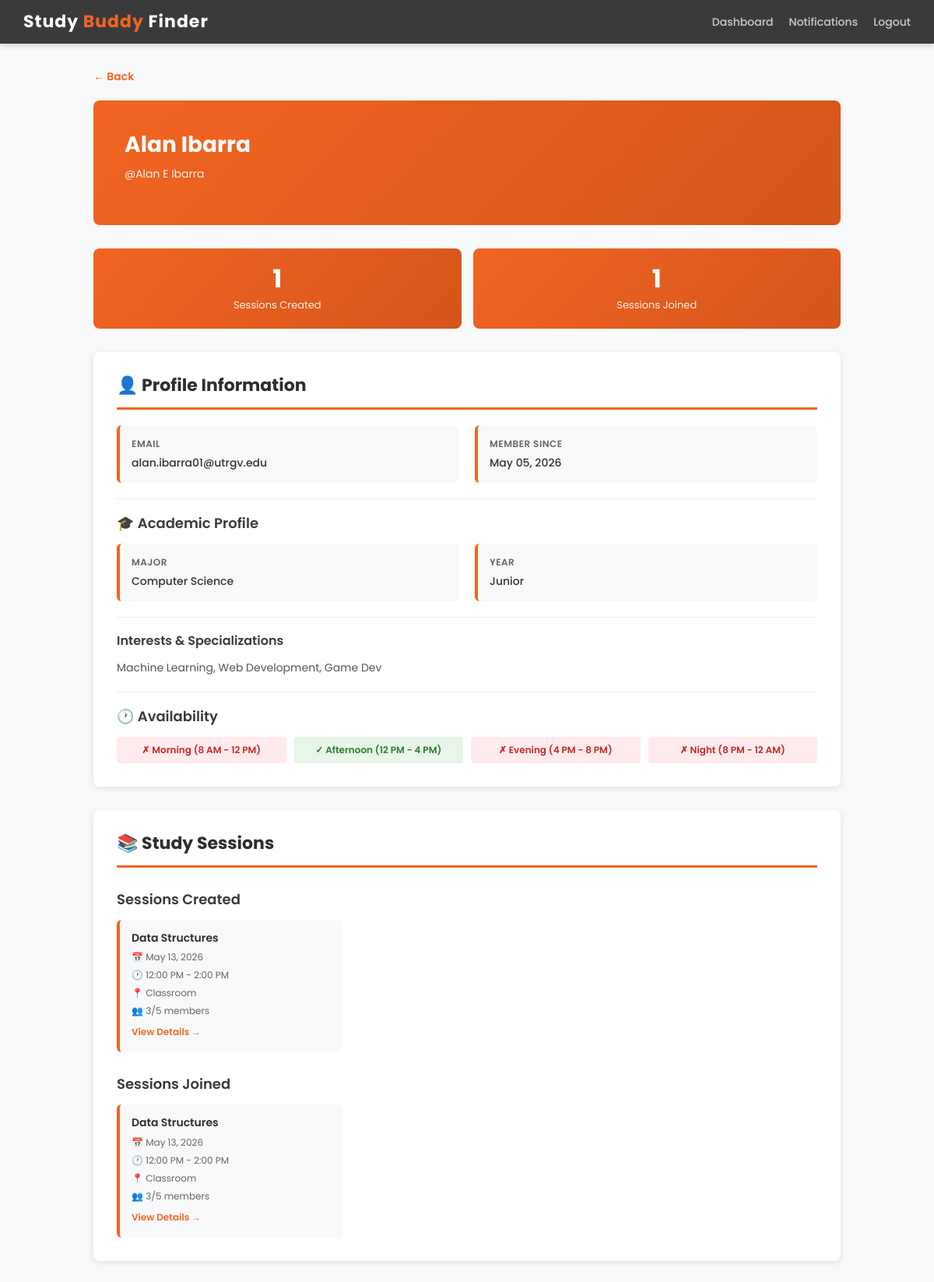
The app's page /user/4/ (signed in), older data.
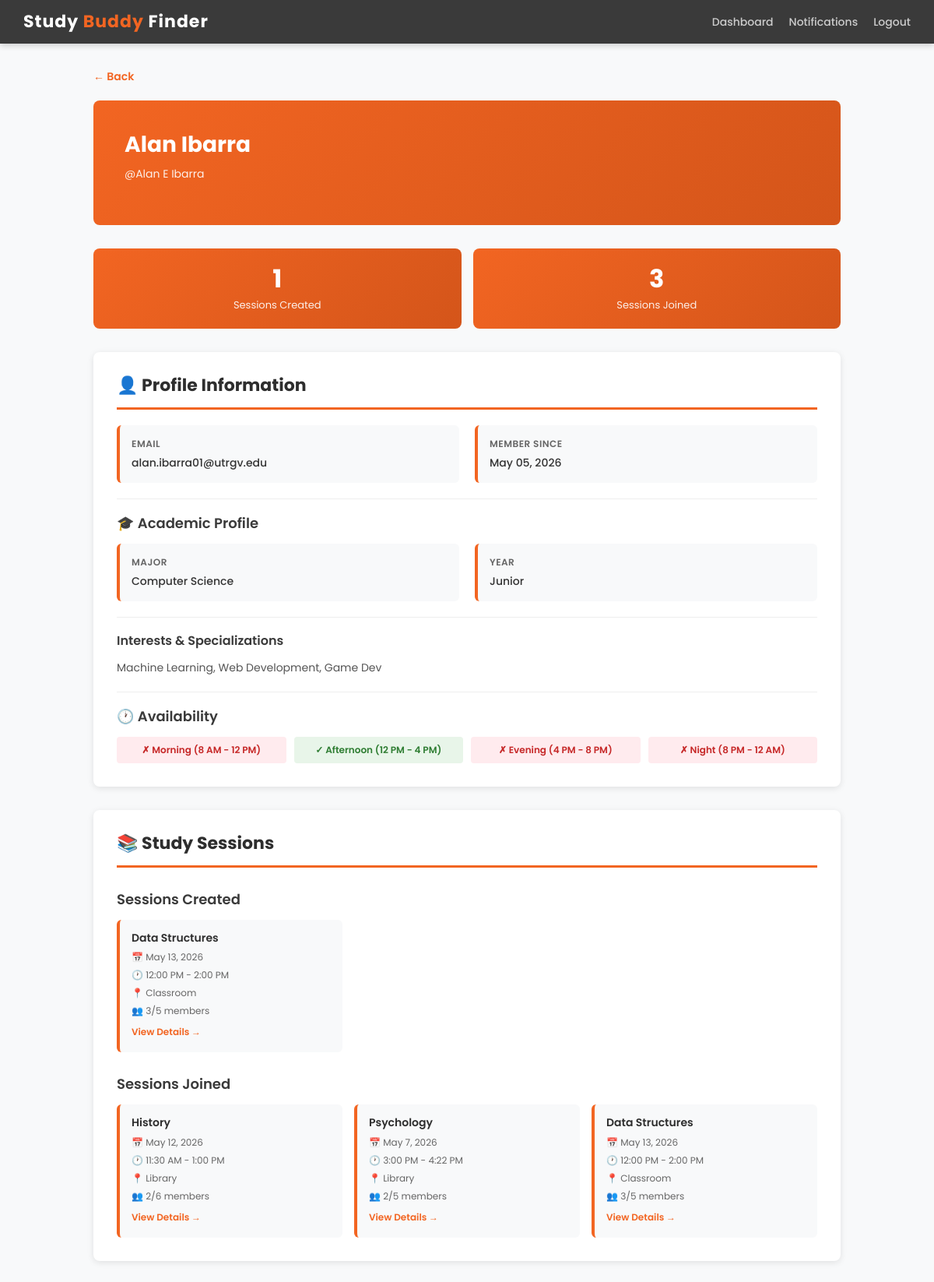
The same page, newer data.
### testApp/models.py (models this page shows, shortened)
class StudySession(models.Model):
    LOCATION_CHOICES = [
        ('Library', 'Library'),
        ('Student Center', 'Student Center'),
        ('Cafe', 'Cafe'),
        ('Dormitory', 'Dormitory'),
        ('Classroom', 'Classroom'),
        ('Online', 'Online'),
        ('Other', 'Other'),
    ]
    creator = models.ForeignKey(User, on_delete=models.CASCADE, related_name='created_sessions')
    course_name = models.CharField(max_length=200)
    course_code = models.CharField(max_length=50, blank=True, null=True)
    description = models.TextField()
    location = models.CharField(max_length=100, choices=LOCATION_CHOICES)
    other_location = models.CharField(max_length=200, blank=True, null=True, help_text="Specify if location is 'Other'")
    date = models.DateField()
    start_time = models.TimeField()
    end_time = models.TimeField()
    max_capacity = models.IntegerField(default=5, validators=[MinValueValidator(1), MaxValueValidator(100)])
    current_members = models.ManyToManyField(User, through='SessionMembership', related_name='joined_sessions')
    subject_tags = models.CharField(max_length=200, blank=True, null=True, help_text="Comma-separated tags")
    created_at = models.DateTimeField(auto_now_add=True)
    updated_at = models.DateTimeField(auto_now=True)
    is_active = models.BooleanField(default=True)
    class Meta:
        ordering = ['-created_at']
    def get_member_count(self):
        return self.current_members.count()

### testApp/views.py (the view)
# urls.py: path('user/<int:user_id>/', views.view_user_profile, name='view_user_profile'),
@login_required(login_url='login')
def view_user_profile(request, user_id):
    target_user = get_object_or_404(User, pk=user_id)
    try:
        user_profile = target_user.profile
    except UserProfile.DoesNotExist:
        user_profile = UserProfile.objects.create(user=target_user)
    created_sessions = target_user.created_sessions.filter(is_active=True)
    joined_sessions = target_user.joined_sessions.filter(is_active=True)
    context = {
        'profile_user': target_user,
        'user_profile': user_profile,
        'created_sessions': created_sessions,
        'joined_sessions': joined_sessions,
        'is_own_profile': target_user == request.user,
    }
    return render(request, 'view_user_profile.html', context)

### testApp/templates/view_user_profile.html (shortened to what the changed rows need)
<!DOCTYPE html>
<html>
<head>
    <link href="https://cdn.jsdelivr.net/npm/bootstrap@5.1.3/dist/css/bootstrap.min.css" rel="stylesheet">
</head>
<body>
    <div class="navbar">
        <h1>Study <span>Buddy</span> Finder</h1>
    </div>
    <div class="container-main">
        <div class="profile-header">
            <h1>{{ profile_user.get_full_name|default:profile_user.username }}</h1>
        </div>
        <div class="stats-grid">
            <div class="stat-card">
                <h3>{{ joined_sessions.count }}</h3>
                <p>Sessions Joined</p>
            </div>
        </div>
        <div class="profile-section">
            <h2 class="section-title">👤 Profile Information</h2>
        </div>
        {% if created_sessions or joined_sessions %}
            <div class="profile-section">
                <h2 class="section-title">📚 Study Sessions</h2>
                {% if created_sessions %}
                    <div class="sessions-preview">
                        {% if created_sessions %}
                            <div class="session-list">
                                {% for session in created_sessions %}
                                    <div class="session-item">
                                        <h4>{{ session.course_name }}</h4>
                                        <p><strong>📅</strong> {{ session.date }}</p>
                                        <p><strong>🕐</strong> {{ session.start_time|time:"g:i A" }} - {{ session.end_time|time:"g:i A" }}</p>
                                        <p><strong>📍</strong> {{ session.location }}</p>
                                        <p><strong>👥</strong> {{ session.get_member_count }}/{{ session.max_capacity }} members</p>
                                        <a href="{% url 'session_detail' session.pk %}" style="color: #F26522; font-weight: 600; text-decoration: none; font-size: 12px;">View Details →</a>
                                    </div>
                                {% endfor %}
                            </div>
                        {% else %}
                            <div class="empty-message">No sessions created yet</div>
                        {% endif %}
                    </div>
                {% endif %}
                {% if joined_sessions %}
                    <div class="sessions-preview">
                        {% if joined_sessions %}
                            <div class="session-list">
                                {% for session in joined_sessions %}
                                    <div class="session-item">
                                        <h4>{{ session.course_name }}</h4>
                                        <p><strong>📅</strong> {{ session.date }}</p>
                                        <p><strong>🕐</strong> {{ session.start_time|time:"g:i A" }} - {{ session.end_time|time:"g:i A" }}</p>
                                        <p><strong>📍</strong> {{ session.location }}</p>
                                        <p><strong>👥</strong> {{ session.get_member_count }}/{{ session.max_capacity }} members</p>
                                        <a href="{% url 'session_detail' session.pk %}" style="color: #F26522; font-weight: 600; text-decoration: none; font-size: 12px;">View Details →</a>
                                    </div>
                                {% endfor %}
                            </div>
                        {% else %}
                            <div class="empty-message">No sessions joined yet</div>
                        {% endif %}
                    </div>
                {% endif %}
            </div>
        {% endif %}
    </div>
</body>
</html>

Row changes from the older to the newer data that the page shows:
added StudySession: course_name "History", date "May 12, 2026", start_time "11:30 AM", end_time "1:00 PM", location "Library", get_member_count "2", max_capacity "6", shown under "Sessions Joined"
now on this page (row unchanged): StudySession: course_name "Psychology", date "May 7, 2026", start_time "3:00 PM", end_time "4:22 PM", location "Library", get_member_count "2", max_capacity "5", shown under "Sessions Joined"
Text that changed along with them:
{{ joined_sessions.count }}: "1" → "3"
